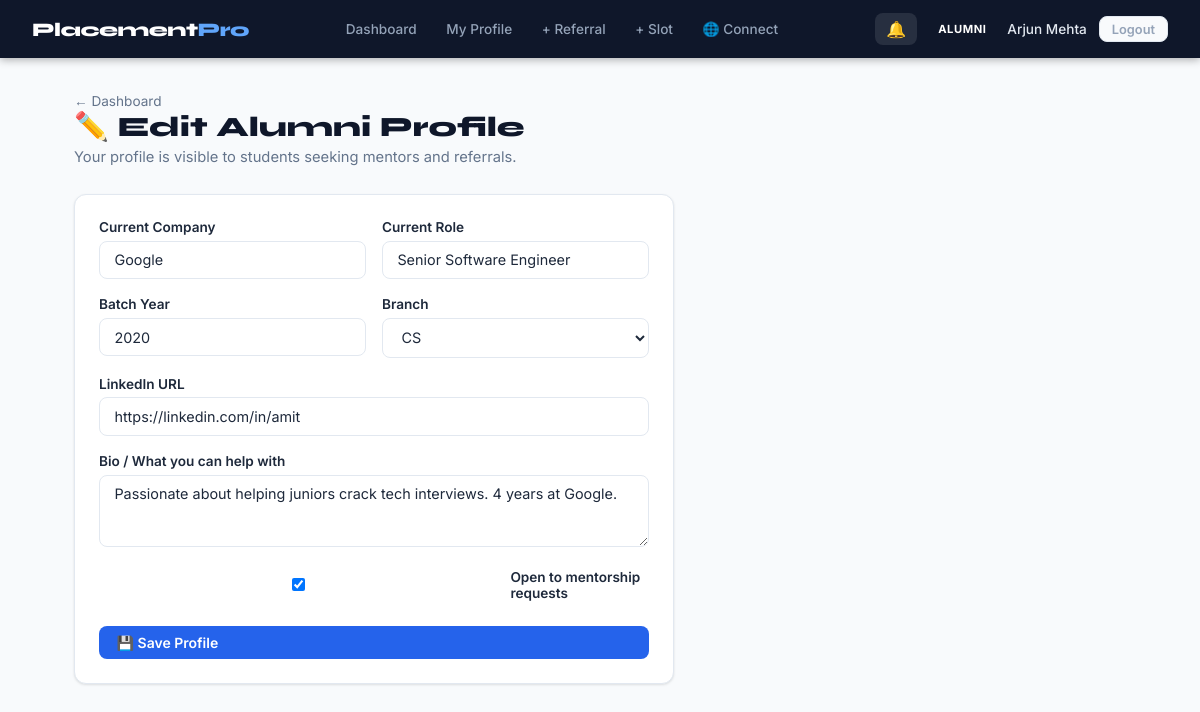
/alumni/profile (signed in), run on the app's committed database.
### tables this page shows
CREATE TABLE alumni_profiles (
            id INTEGER PRIMARY KEY AUTOINCREMENT,
            user_id INTEGER UNIQUE REFERENCES users(id),
            company TEXT DEFAULT '',
            role TEXT DEFAULT '',
            batch_year TEXT DEFAULT '',
            branch TEXT DEFAULT '',
            linkedin TEXT DEFAULT '',
            bio TEXT DEFAULT '',
            open_to_mentor INTEGER DEFAULT 1,
            created_at TIMESTAMP DEFAULT CURRENT_TIMESTAMP
        );

### app.py (the view, shortened to what this page needs)
@app.route('/alumni/profile', methods=['GET','POST'])
def alumni_profile():
    if session.get('role') != 'alumni': return redirect(url_for('index'))
    conn = get_db()
    ap = conn.execute('SELECT * FROM alumni_profiles WHERE user_id=?', (session['user_id'],)).fetchone()
    conn.close()
    return render_template('alumni_profile_edit.html', ap=ap)

### app.py (called while the page is built)
def get_db():
    conn = sqlite3.connect(DB)
    conn.row_factory = sqlite3.Row
    return conn

### templates/alumni_profile_edit.html (shortened to what this page needs)
{% extends 'base.html' %}
{% block content %}
<div class="page-header">
  <a href="/alumni" style="color:var(--muted);font-size:0.85rem;">← Dashboard</a>
  <h1>✏️ Edit Alumni Profile</h1>
  <p>Your profile is visible to students seeking mentors and referrals.</p>
</div>
<div style="max-width:600px;">
  <div class="card">
    <form method="POST" action="/alumni/profile">
      <div class="form-row">
        <div class="form-group"><label>Current Company</label><input name="company" value="{{ ap.company if ap else '' }}" required placeholder="Google"></div>
        <div class="form-group"><label>Current Role</label><input name="role" value="{{ ap.role if ap else '' }}" required placeholder="Software Engineer"></div>
      </div>
      <div class="form-row">
        <div class="form-group"><label>Batch Year</label><input name="batch_year" value="{{ ap.batch_year if ap else '' }}" placeholder="2022"></div>
        <div class="form-group"><label>Branch</label>
          <select name="branch">
            {% for b in ['CS','MCA','IT','ECE','EEE','Mech','Civil'] %}
            <option value="{{ b }}" {% if ap and ap.branch == b %}selected{% endif %}>{{ b }}</option>
            {% endfor %}
          </select>
        </div>
      </div>
      <div class="form-group"><label>LinkedIn URL</label><input type="url" name="linkedin" value="{{ ap.linkedin if ap else '' }}" placeholder="https://linkedin.com/in/yourname"></div>
      <div class="form-group"><label>Bio / What you can help with</label>
        <textarea name="bio" rows="3" style="width:100%;padding:0.6rem 0.9rem;border:1px solid var(--border);border-radius:8px;font-size:0.9rem;font-family:inherit;" placeholder="e.g. Can help with DSA prep, resume reviews, interview tips for SDE roles…">{{ ap.bio if ap else '' }}</textarea>
      </div>
      <div class="form-group" style="display:flex;align-items:center;gap:0.75rem;">
        <input type="checkbox" name="open_to_mentor" id="mentor_check" {% if not ap or ap.open_to_mentor %}checked{% endif %}>
        <label for="mentor_check" style="margin:0;font-weight:600;">Open to mentorship requests</label>
      </div>
      <button type="submit" class="btn btn-primary" style="width:100%;margin-top:0.5rem;">💾 Save Profile</button>
    </form>
  </div>
</div>
{% endblock %}

### templates/base.html (style rules this page uses)
:root { --bg: #f8fafc; --surface: #ffffff; --border: #e2e8f0; --dark: #0f172a; --blue: #2563eb; --blue-light: #eff6ff; --green: #16a34a; --green-light: #f0fdf4; --amber: #d97706; --amber-light: #fffbeb; --red: #dc2626; --red-light: #fef2f2; --muted: #64748b; --text: #1e293b; --shadow: 0 1px 3px rgba(0,0,0,0.08), 0 1px 2px rgba(0,0,0,0.04); --shadow-md: 0 4px 6px rgba(0,0,0,0.07), 0 2px 4px rgba(0,0,0,0.05); }
*, *::before, *::after { box-sizing: border-box; margin: 0; padding: 0; }
body { font-family: 'Inter', sans-serif; background: var(--bg); color: var(--text); min-height: 100vh; }
a { color: var(--blue); text-decoration: none; }
.page-header { margin-bottom: 1.75rem; }
.page-header h1 { font-family: 'Syne', sans-serif; font-size: 1.75rem; font-weight: 800; color: var(--dark); }
.page-header p { color: var(--muted); margin-top: 0.25rem; font-size: 0.92rem; }
.card { background: var(--surface); border: 1px solid var(--border); border-radius: 12px; padding: 1.5rem; box-shadow: var(--shadow); }
.btn { display: inline-flex; align-items: center; gap: 0.4rem; padding: 0.5rem 1.1rem; border-radius: 8px; font-size: 0.875rem; font-weight: 600; cursor: pointer; border: none; transition: all 0.15s; font-family: 'Inter', sans-serif; text-decoration: none; }
.btn-primary { background: var(--blue); color: white; }
.form-group { margin-bottom: 1.1rem; }
.form-group label { display: block; font-size: 0.85rem; font-weight: 600; color: var(--text); margin-bottom: 0.35rem; }
.form-group input, .form-group select, .form-group textarea { width: 100%; padding: 0.6rem 0.9rem; border: 1px solid var(--border); border-radius: 8px; font-size: 0.9rem; font-family: 'Inter', sans-serif; background: white; color: var(--text); transition: border-color 0.15s; }
.form-row { display: grid; grid-template-columns: 1fr 1fr; gap: 1rem; }

### data on the page
alumni_profiles: company "Google", role "Senior Software Engineer", batch_year "2020", branch "CS", linkedin "https://linkedin.com/in/amit", bio "Passionate about helping juniors crack tech interviews. 4 years at Google.", open_to_mentor "☑"

### other printed values
{{ session.role }} "ALUMNI"
{{ session.name }} "Arjun Mehta"
